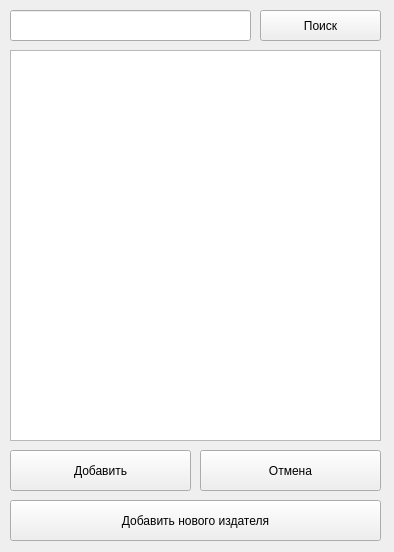
<?xml version="1.0" encoding="UTF-8"?>
<ui version="4.0">
 <class>MainWindow</class>
 <widget class="QMainWindow" name="MainWindow">
  <property name="geometry">
   <rect>
    <x>0</x>
    <y>0</y>
    <width>394</width>
    <height>552</height>
   </rect>
  </property>
  <property name="windowTitle">
   <string>Добавление издателя</string>
  </property>
  <property name="documentMode">
   <bool>false</bool>
  </property>
  <widget class="QWidget" name="centralwidget">
   <widget class="QLineEdit" name="line_search">
    <property name="geometry">
     <rect>
      <x>10</x>
      <y>10</y>
      <width>241</width>
      <height>31</height>
     </rect>
    </property>
    <property name="font">
     <font>
      <pointsize>14</pointsize>
     </font>
    </property>
   </widget>
   <widget class="QPushButton" name="btn_add">
    <property name="geometry">
     <rect>
      <x>10</x>
      <y>450</y>
      <width>181</width>
      <height>41</height>
     </rect>
    </property>
    <property name="text">
     <string>Добавить</string>
    </property>
   </widget>
   <widget class="QPushButton" name="btn_cancel">
    <property name="geometry">
     <rect>
      <x>200</x>
      <y>450</y>
      <width>181</width>
      <height>41</height>
     </rect>
    </property>
    <property name="text">
     <string>Отмена</string>
    </property>
   </widget>
   <widget class="QLabel" name="lab_info">
    <property name="geometry">
     <rect>
      <x>10</x>
      <y>620</y>
      <width>491</width>
      <height>21</height>
     </rect>
    </property>
    <property name="font">
     <font>
      <pointsize>14</pointsize>
     </font>
    </property>
    <property name="styleSheet">
     <string notr="true">color: rgb(255, 0, 0);</string>
    </property>
    <property name="text">
     <string/>
    </property>
    <property name="alignment">
     <set>Qt::AlignCenter</set>
    </property>
   </widget>
   <widget class="QPushButton" name="btn_search">
    <property name="geometry">
     <rect>
      <x>260</x>
      <y>10</y>
      <width>121</width>
      <height>31</height>
     </rect>
    </property>
    <property name="text">
     <string>Поиск</string>
    </property>
   </widget>
   <widget class="QTableWidget" name="tw_public_house">
    <property name="geometry">
     <rect>
      <x>10</x>
      <y>50</y>
      <width>371</width>
      <height>391</height>
     </rect>
    </property>
   </widget>
   <widget class="QPushButton" name="btn_add_new_public_house">
    <property name="geometry">
     <rect>
      <x>10</x>
      <y>500</y>
      <width>371</width>
      <height>41</height>
     </rect>
    </property>
    <property name="text">
     <string>Добавить нового издателя</string>
    </property>
   </widget>
  </widget>
 </widget>
 <resources/>
 <connections/>
</ui>
